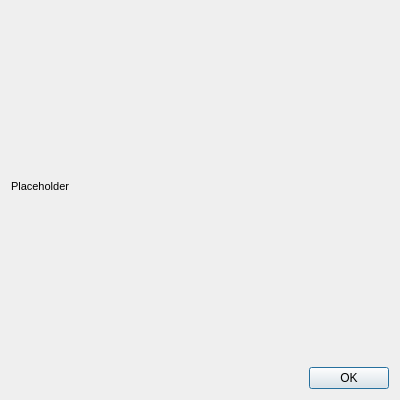
<?xml version="1.0" encoding="UTF-8"?>
<ui version="4.0">
 <class>Dialog</class>
 <widget class="QDialog" name="Dialog">
  <property name="geometry">
   <rect>
    <x>0</x>
    <y>0</y>
    <width>400</width>
    <height>400</height>
   </rect>
  </property>
  <property name="minimumSize">
   <size>
    <width>400</width>
    <height>400</height>
   </size>
  </property>
  <property name="windowTitle">
   <string>Dialog</string>
  </property>
  <layout class="QGridLayout" name="gridLayout">
   <item row="0" column="0">
    <widget class="QLabel" name="threshText">
     <property name="font">
      <font>
       <family>Segoe UI</family>
       <pointsize>8</pointsize>
      </font>
     </property>
     <property name="text">
      <string>Placeholder</string>
     </property>
     <property name="textFormat">
      <enum>Qt::AutoText</enum>
     </property>
     <property name="wordWrap">
      <bool>true</bool>
     </property>
    </widget>
   </item>
   <item row="1" column="0">
    <widget class="QDialogButtonBox" name="buttonBox">
     <property name="font">
      <font>
       <family>MS Shell Dlg 2</family>
      </font>
     </property>
     <property name="orientation">
      <enum>Qt::Horizontal</enum>
     </property>
     <property name="standardButtons">
      <set>QDialogButtonBox::Ok</set>
     </property>
    </widget>
   </item>
  </layout>
 </widget>
 <resources/>
 <connections>
  <connection>
   <sender>buttonBox</sender>
   <signal>accepted()</signal>
   <receiver>Dialog</receiver>
   <slot>accept()</slot>
   <hints>
    <hint type="sourcelabel">
     <x>259</x>
     <y>288</y>
    </hint>
    <hint type="destinationlabel">
     <x>157</x>
     <y>274</y>
    </hint>
   </hints>
  </connection>
  <connection>
   <sender>buttonBox</sender>
   <signal>rejected()</signal>
   <receiver>Dialog</receiver>
   <slot>reject()</slot>
   <hints>
    <hint type="sourcelabel">
     <x>327</x>
     <y>288</y>
    </hint>
    <hint type="destinationlabel">
     <x>286</x>
     <y>274</y>
    </hint>
   </hints>
  </connection>
 </connections>
</ui>
